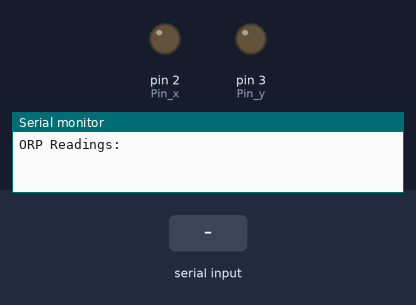
Recording of a sketch running on a simulated Arduino Mega 2560, built with avr-gcc and run on an emulated ATmega2560. Parts: output pins drawn as LEDs (lit = HIGH), the last lines printed to the serial monitor. The inputs (shaded band) are chosen by the test bench.

Above: at 1.5 s.
1.6 s: "1" received over the second serial link
At 18.5 s:
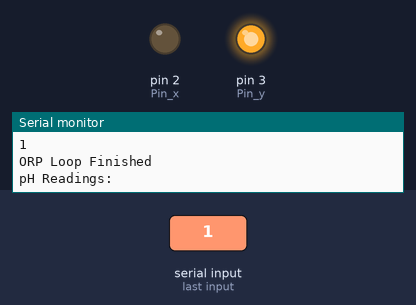
At 36.0 s:
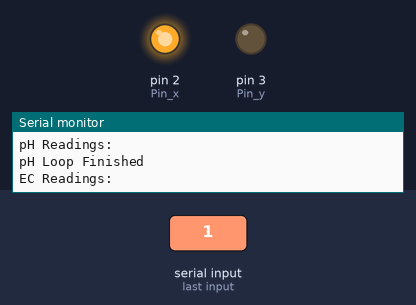
Timing chart, 0 to 36.3 s (numbered marks = the images above; inputs shaded):
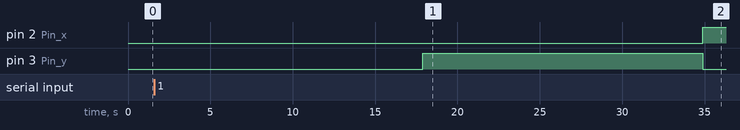

The sketch:

v2.ino
```cpp
//This code has been modified from the original found at https://www.atlas-scientific.com/_files/code/multi-UART-mega-4.pdf
//Author of modified code: Dallas Elleman serotonin@cox.net, 1/7/2017. Current UART code allows serial input from keyboard, new code will automate the process of command entry
//and allow for automatic initialization of sensors, averaging of data, and output of average pH, EC, ORP and DO readings.

//This sample code was written on an Arduino MEGA 2560.
//It will allow you to control up to 4 Atlas Scientific devices through 1 serial RX/TX line.

int Pin_x = 2;                      //Arduino pin 2 to control pin x
int Pin_y = 3;                      //Arduino pin 3 to control pin y

char computerdata[20];               //A 20 byte character array to hold incoming data from a pc/mac/other
char sensordata[30];                 //A 30 byte character array to hold incoming data from the sensors
byte computer_bytes_received=0;      //We need to know how many characters bytes have been received
byte sensor_bytes_received=0;        //We need to know how many characters bytes have been received

char *channel;                       //Char pointer used in string parsing
char *cmd;                           //Char pointer used in string parsing

void setup(){
     Serial.begin(38400);              //set baud rate for the hardware serial port 0 to 38400
     Serial1.begin(38400);             //set baud rate for the hardware serial port 1 to 38400
     pinMode(Pin_x, OUTPUT);           //Set the digital pin as output.
     pinMode(Pin_y, OUTPUT);           //Set the digital pin as output.
     }

void serialEvent(){                                                             //This interrupt will trigger when the data coming from the serial monitor(pc/mac/other) is received
           computer_bytes_received=Serial.readBytesUntil(13,computerdata,20);   //We read the data sent from the serial monitor(pc/mac/other) until we see a <CR>. We also count how many characters have been received
           computerdata[computer_bytes_received]=0;                             //We add a 0 to the spot in the array just after the last character we received. This will stop us from transmitting incorrect data that may have been left in the buffer
           }

void serialEvent1(){                                                           //This interrupt will trigger when the data coming from the Atlas Scientific Device is received
           sensor_bytes_received=Serial1.readBytesUntil(13,sensordata,30);      //we read the data sent from the Atlas Scientific device until we see a <CR>. We also count how many character have been received
           sensordata[sensor_bytes_received]=0;                                 //we add a 0 to the spot in the array just after the last character we received. This will stop us from transmitting incorrect data that may have been left in the buffer
           }

void loop(){


       channel="1";                                   //Channel 1 for ORP Probe
       cmd="r";                                       //Command "r" for single reading
       open_channel();                               //Call the function "open_channel" to open the correct data path

       Serial.println("ORP Readings:");


       for(int i=1;i<11;i++){                         //Starting the loop
       Serial1.print(cmd);                           //Send the command from the computer to the ORP Probe
       Serial1.print("\r");                          //After we send the command we send a carriage return <CR>
       delay(700);                                    //Wait
       sensor_bytes_received=Serial1.readBytesUntil(13,sensordata,30);      //we read the data sent from the Atlas Scientific device until we see a <CR>. We also count how many character have been received
       sensordata[sensor_bytes_received]=0;                                 //we add a 0 to the spot in the array just after the last character we received. This will stop us from transmitting incorrect data that may have been left in the buffer
       Serial.println(sensordata);                    //let’s transmit the data received from the Atlas Scientific device to the serial monitor
       sensor_bytes_received=0;                       //Reset the var sensor_bytes_received to equal 0
       }

       Serial.println("ORP Loop Finished");

       channel="2";                                   //Channel 1 for ORP Probe
       cmd="r";                                       //Command "r" for single reading
       open_channel();                               //Call the function "open_channel" to open the correct data path

       Serial.println("pH Readings:");


       for(int i=1;i<11;i++){                         //Starting the loop
       Serial1.print(cmd);                           //Send the command from the computer to the ORP Probe
       Serial1.print("\r");                          //After we send the command we send a carriage return <CR>
       delay(700);                                    //Wait
       sensor_bytes_received=Serial1.readBytesUntil(13,sensordata,30);      //we read the data sent from the Atlas Scientific device until we see a <CR>. We also count how many character have been received
       sensordata[sensor_bytes_received]=0;                                 //we add a 0 to the spot in the array just after the last character we received. This will stop us from transmitting incorrect data that may have been left in the buffer
       Serial.println(sensordata);                    //let’s transmit the data received from the Atlas Scientific device to the serial monitor
       sensor_bytes_received=0;                       //Reset the var sensor_bytes_received to equal 0
       }

       Serial.println("pH Loop Finished");

       channel="3";                                   //Channel 3 for EC Probe
       cmd="r";                                       //Command "r" for single reading
       open_channel();                               //Call the function "open_channel" to open the correct data path

       Serial.println("EC Readings:");

       for(int i=1;i<11;i++){                         //Starting the loop
       Serial1.print(cmd);                           //Send the command from the computer to the ORP Probe
       Serial1.print("\r");                          //After we send the command we send a carriage return <CR>
       delay(1200);                                    //Wait

       sensor_bytes_received=Serial1.readBytesUntil(13,sensordata,30);      //we read the data sent from the Atlas Scientific device until we see a <CR>. We also count how many character have been received
       sensordata[sensor_bytes_received]=0;                                 //we add a 0 to the spot in the array just after the last character we received. This will stop us from transmitting incorrect data that may have been left in the buffer
       Serial.println(sensordata);                    //let’s transmit the data received from the Atlas Scientific device to the serial monitor
       sensor_bytes_received=0;                       //Reset the var sensor_bytes_received to equal 0
       }

       Serial.println("EC Loop Finished");

       channel="4";                                   //Channel 1 for ORP Probe
       cmd="r";                                       //Command "r" for single reading
       open_channel();                               //Call the function "open_channel" to open the correct data path

       Serial.println("DO Readings:");

       for(int i=1;i<11;i++){                         //Starting the loop
       Serial1.print(cmd);                           //Send the command from the computer to the ORP Probe
       Serial1.print("\r");                          //After we send the command we send a carriage return <CR>
       delay(700);                                    //Wait
       sensor_bytes_received=Serial1.readBytesUntil(13,sensordata,30);      //we read the data sent from the Atlas Scientific device until we see a <CR>. We also count how many character have been received
       sensordata[sensor_bytes_received]=0;                                 //we add a 0 to the spot in the array just after the last character we received. This will stop us from transmitting incorrect data that may have been left in the buffer
       Serial.println(sensordata);                    //let’s transmit the data received from the Atlas Scientific device to the serial monitor
       sensor_bytes_received=0;                       //Reset the var sensor_bytes_received to equal 0
       }
       Serial.println("DO Loop Finished");
}


 void open_channel(){                               //This function controls what UART port is opened.

     switch (*channel) {                             //Looking to see what channel to open

       case '1':                                     //If *channel==1 then we open channel 1
         digitalWrite(Pin_x, LOW);                   //Pin_x and pin_y control what channel opens
         digitalWrite(Pin_y, LOW);                   //Pin_x and pin_y control what channel opens
       break;                                        //Exit switch case

       case '2':
         digitalWrite(Pin_x, LOW);
         digitalWrite(Pin_y, HIGH);
       break;

       case '3':
         digitalWrite(Pin_x, HIGH);
         digitalWrite(Pin_y, LOW);
       break;

       case '4':
         digitalWrite(Pin_x, HIGH);
         digitalWrite(Pin_y, HIGH);
       break;
      }


}
```

Measured:
- after the input at 1.6 s, pin 2 (Pin_x): LOW → HIGH after 33.3 s instead of 32.4 s
